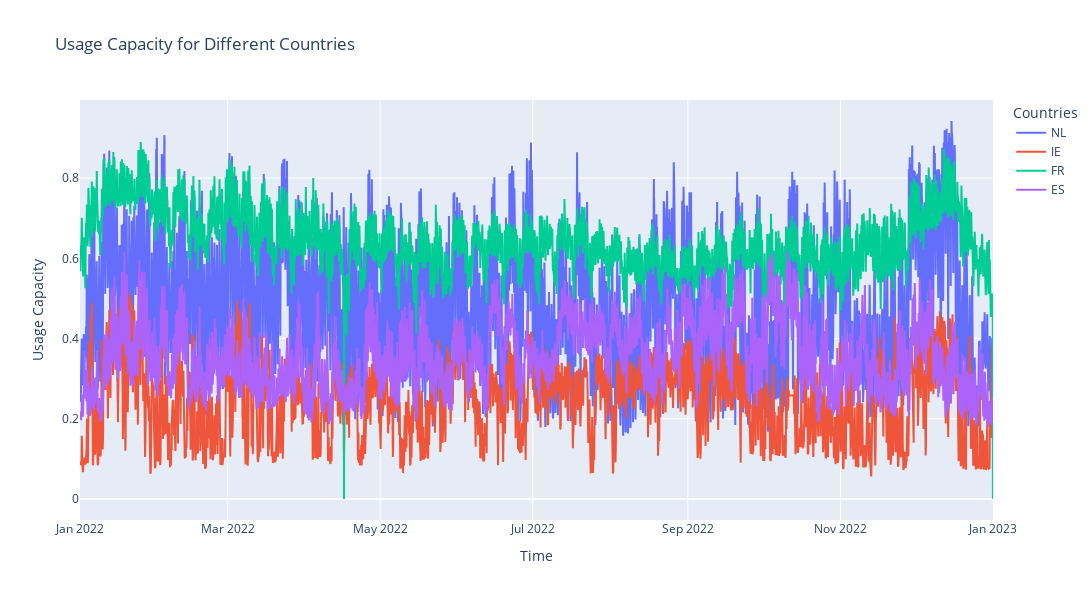

This figure's notebook cell:
### Code cell
import plotly.graph_objects as go

fig = go.Figure()

for i,country in enumerate(countries_show):
    if country in countries:
        i=countries.index(country)
    fig.add_trace(go.Scatter(x=used_capa[i].index, y=used_capa[i], mode='lines', name=countries[i]))

fig.update_layout(title='Usage Capacity for Different Countries',
                  xaxis_title='Time',
                  yaxis_title='Usage Capacity',
                  legend_title='Countries',
                  width=1200,
                  height=600)

fig.show()

### Figure 1 — Plotly figure (JSON) as saved in the notebook; plotly's stock layout.template omitted (floating-point values rounded to 4 significant figures; data arrays with more than 128 entries replaced by an {"elided": "..."} marker saying what was removed)
{"data": [{"mode": "lines", "name": "NL", "type": "scatter", "x": {"elided": "8761 str values"}, "y": {"elided": "8761 float values"}}, {"mode": "lines", "name": "IE", "type": "scatter", "x": {"elided": "8761 str values"}, "y": {"elided": "8761 float values"}}, {"mode": "lines", "name": "FR", "type": "scatter", "x": {"elided": "8761 str values"}, "y": {"elided": "8761 float values"}}, {"mode": "lines", "name": "ES", "type": "scatter", "x": {"elided": "8761 str values"}, "y": {"elided": "8761 float values"}}], "layout": {"height": 600, "legend": {"title": {"text": "Countries"}}, "title": {"text": "Usage Capacity for Different Countries"}, "width": 1200, "xaxis": {"title": {"text": "Time"}}, "yaxis": {"title": {"text": "Usage Capacity"}}}}
